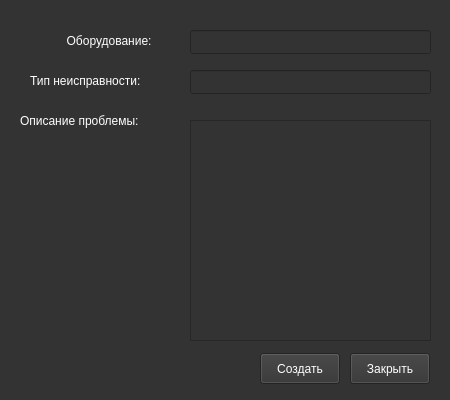
<?xml version="1.0" encoding="UTF-8"?>
<ui version="4.0">
 <class>CreateRequestWindow</class>
 <widget class="QWidget" name="CreateRequestWindow">
  <property name="geometry">
   <rect>
    <x>0</x>
    <y>0</y>
    <width>450</width>
    <height>400</height>
   </rect>
  </property>
  <property name="minimumSize">
   <size>
    <width>450</width>
    <height>400</height>
   </size>
  </property>
  <property name="maximumSize">
   <size>
    <width>450</width>
    <height>400</height>
   </size>
  </property>
  <property name="windowTitle">
   <string>CreateRequestWindow</string>
  </property>
  <property name="styleSheet">
   <string notr="true">background-color: #333333;
color: #ffffff;</string>
  </property>
  <widget class="QLabel" name="label_equipment">
   <property name="geometry">
    <rect>
     <x>60</x>
     <y>30</y>
     <width>121</width>
     <height>21</height>
    </rect>
   </property>
   <property name="text">
    <string>  Оборудование:</string>
   </property>
  </widget>
  <widget class="QLabel" name="label_typeOfFault">
   <property name="geometry">
    <rect>
     <x>30</x>
     <y>70</y>
     <width>141</width>
     <height>21</height>
    </rect>
   </property>
   <property name="text">
    <string>Тип неисправности:</string>
   </property>
  </widget>
  <widget class="QLabel" name="label_description">
   <property name="geometry">
    <rect>
     <x>20</x>
     <y>100</y>
     <width>151</width>
     <height>41</height>
    </rect>
   </property>
   <property name="text">
    <string>Описание проблемы:</string>
   </property>
  </widget>
  <widget class="QPushButton" name="pushButton_close">
   <property name="geometry">
    <rect>
     <x>350</x>
     <y>353</y>
     <width>80</width>
     <height>31</height>
    </rect>
   </property>
   <property name="text">
    <string>Закрыть</string>
   </property>
  </widget>
  <widget class="QPushButton" name="pushButton_create">
   <property name="geometry">
    <rect>
     <x>260</x>
     <y>353</y>
     <width>80</width>
     <height>31</height>
    </rect>
   </property>
   <property name="text">
    <string>Создать</string>
   </property>
  </widget>
  <widget class="QTextEdit" name="textEdit_description">
   <property name="geometry">
    <rect>
     <x>190</x>
     <y>120</y>
     <width>241</width>
     <height>221</height>
    </rect>
   </property>
   <property name="styleSheet">
    <string notr="true"/>
   </property>
  </widget>
  <widget class="QLineEdit" name="lineEdit_equipment">
   <property name="geometry">
    <rect>
     <x>190</x>
     <y>30</y>
     <width>241</width>
     <height>24</height>
    </rect>
   </property>
   <property name="maxLength">
    <number>50</number>
   </property>
  </widget>
  <widget class="QLineEdit" name="lineEdit_typeOfFault">
   <property name="geometry">
    <rect>
     <x>190</x>
     <y>70</y>
     <width>241</width>
     <height>24</height>
    </rect>
   </property>
   <property name="maxLength">
    <number>50</number>
   </property>
  </widget>
 </widget>
 <resources/>
 <connections/>
</ui>
